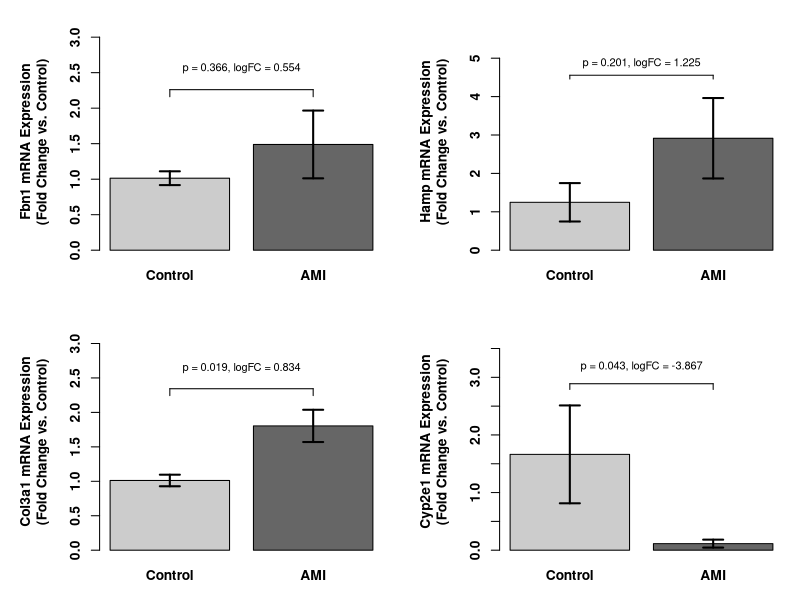
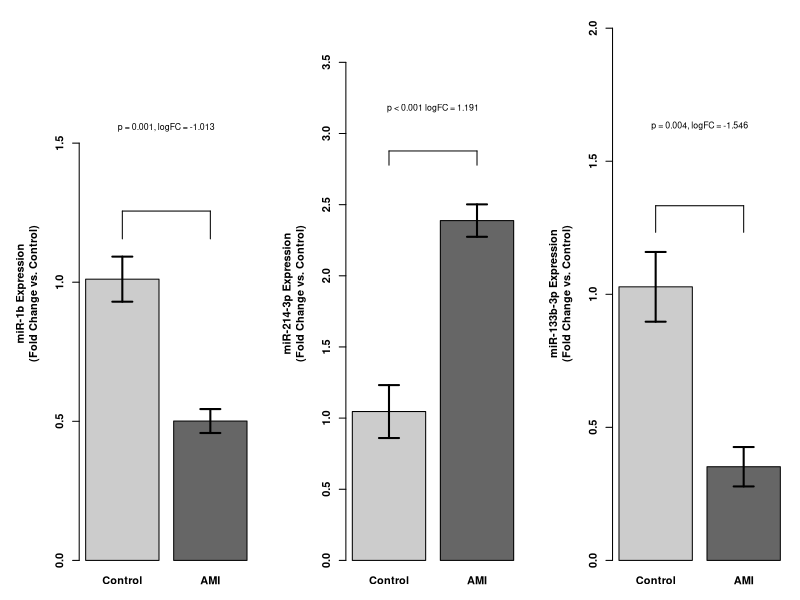
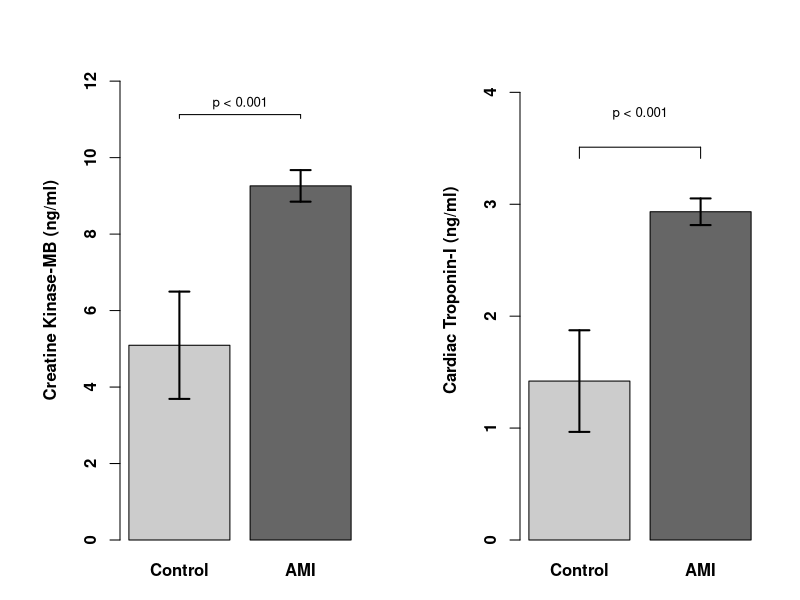

Source code (R) for these figures, in order:
# PNG cihazı (4 gen için 2x2 düzen)
png("mrna_barplots.png", width = 2000, height = 1600, res = 300)

par(mfrow = c(2, 2), mar = c(3, 6, 2, 1))

plot_gene <- function(name, mean_k, sd_k, mean_a, sd_a, pval, logfc=NULL) {
  means <- c(mean_k, mean_a)
  sds <- c(sd_k, sd_a)
  ylim_max <- max(means + sds) * 1.3
  bp <- barplot(
    means,
    ylim = c(0, ylim_max+0.5),
    names.arg = c("Control", "AMI"),
    ylab = name,
    col = c("gray80", "gray40"),
    font.lab = 2,
    font.axis = 2
  )
  arrows(bp, means - sds, bp, means + sds, angle = 90, code = 3, length = 0.1, lwd = 2)

  # p etiketi
  y_pos <- max(means + sds) * 1.15

  if(!is.null(logfc)){
  p_label <- if (pval < 0.001) {
    paste0("p < 0.001", " logFC = ", logfc)
  } else {
    paste0("p = ", formatC(pval, digits = 3, format = "f"), ", logFC = ", logfc)
  }
  }else{
    p_label <- if (pval < 0.001) {
      "p < 0.001"
    } else {
      paste0("p = ", formatC(pval, digits = 3, format = "f"))
    }

  }


  segments(bp[1], y_pos, bp[2], y_pos)
  segments(bp[1], y_pos, bp[1], y_pos - 0.1)
  segments(bp[2], y_pos, bp[2], y_pos - 0.1)
  text(x = mean(bp), y = y_pos + 0.3, labels = p_label, cex = 0.8, font = 1)
}

# 4 gen
plot_gene("Fbn1 mRNA Expression\n(Fold Change vs. Control)",     1.014, 0.097, 1.489, 0.477, 0.366, 0.554)
plot_gene("Hamp mRNA Expression\n(Fold Change vs. Control)",     1.247, 0.500, 2.915, 1.047, 0.201, 1.225)
plot_gene("Col3a1 mRNA Expression\n(Fold Change vs. Control)",   1.012, 0.084, 1.804, 0.234, 0.019, 0.834)
plot_gene("Cyp2e1 mRNA Expression\n(Fold Change vs. Control)",   1.663, 0.849, 0.114, 0.069, 0.043,-3.867)

dev.off()

# ---- miRNA barplotları tek panelde ----


png("miRNA_barplots.png", width = 1750, height = 800, res = 300)

par(mfrow = c(1, 3), mar = c(3, 6, 2, 1))

plot_gene("miR-1b Expression\n(Fold Change vs. Control)",     1.011, 0.081, 0.501, 0.043, 0.001, -1.013)
plot_gene("miR-214-3p Expression\n(Fold Change vs. Control)", 1.046, 0.186, 2.388, 0.114, 0.0000001, 1.191)
plot_gene("miR-133b-3p Expression\n(Fold Change vs. Control)", 1.028, 0.131, 0.352, 0.074, 0.004, -1.546)

dev.off()


png("troponin.png", width = 1750, height = 1100, res = 300)

par(mfrow = c(1, 2), mar = c(3, 6, 2, 2))

plot_gene("Creatine Kinase-MB (ng/ml)",     5.093, 1.403, 9.261, 0.413, 0.00001)
plot_gene("Cardiac Troponin-I (ng/ml)", 1.420, 0.454, 2.933, 0.119, 0.0000001)

dev.off()
